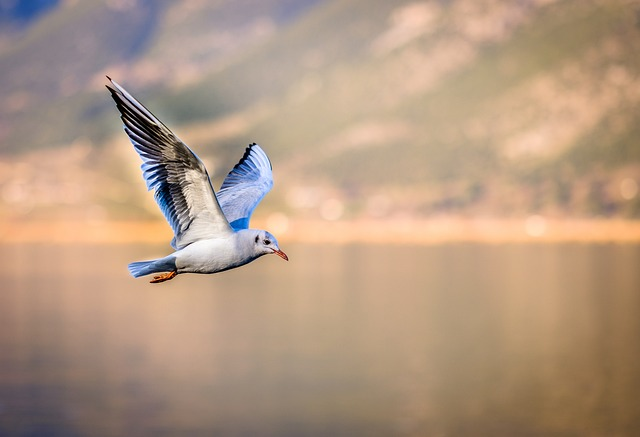
#> input picture sample.png, 640 x 437 px
$ python script.py -p sample.png -t edit.png
#> lines starting #> are read from the running program, lines starting #| are printed output that depends on the picture
from PIL import Image
from PIL import ImageDraw
from PIL import ImageFont
import argparse
import os
from datetime import datetime

fnt = ImageFont.truetype("arial.ttf", 30)

def arg_parser():
    parser = argparse.ArgumentParser(
        prog="Image Caption Slapper",
        description="Image Caption Slapper is a python script used to put caption on a image with viral funny video style",
    )
    parser.add_argument("--path", "-p", help="image path", required=True)
    parser.add_argument("--text", "-t", help="text to put in the image", required=True)
    parser.add_argument("--out", "-o", help="output file name")
    return parser.parse_args()

def editImage (imagePath, text, outputName):
#> called with imagePath = 'sample.png', text = 'edit.png'
    editImage = Image.open(imagePath)
#> editImage is the input picture: PIL image 640x437 RGB; mean R, G, B 178.8, 152.5, 130.6
    editImage = editImage.convert('RGBA')
#> editImage: PIL image 640x437 RGBA
    drawer = ImageDraw.Draw(editImage)

    imagesize = editImage.size
#> imagesize = (640, 437)
    textSize = drawer.textbbox((0,0), text, font=fnt)
#> textSize = (0, 5, 124, 34)

    targetSize = [(imagesize[0] - textSize[2]) * 0.5, imagesize[1] * 0.75]
#> targetSize = [258, 327.8]
    rectSize = [(0, imagesize[1] * 0.75), (imagesize[0], imagesize[1] * 0.84)]
#> rectSize = [(0, 327.8), (640, 367.1)]

    overlay = Image.new('RGBA', imagesize, (0,0,0) + (0,))
#> overlay: PIL image 640x437 RGBA; every value is 0
    drawOverlay = ImageDraw.Draw(overlay)
    drawOverlay.rectangle(xy=rectSize, fill=(0,0,0, 128))

    img = Image.alpha_composite(editImage, overlay)
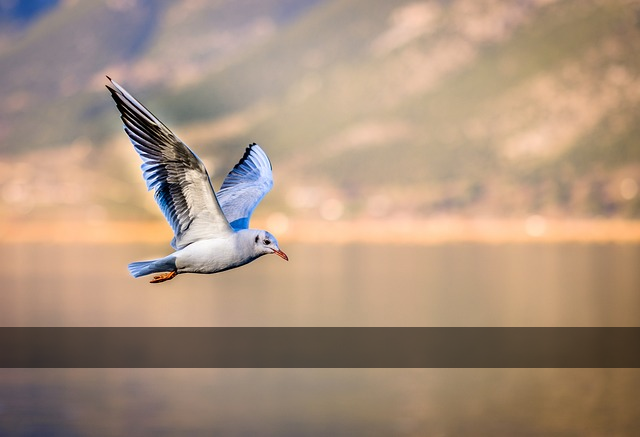
#> img: PIL image 640x437 RGBA; mean R, G, B, A 170.8, 145.7, 125.1, 255
    img = img.convert('RGB')
#> img: PIL image 640x437 RGB

    imgDrawer = ImageDraw.Draw(img)

    imgDrawer.text(targetSize, text, font=fnt, fill=(255, 255, 255, 255), align="center")
    if not outputName:
        filename, ext = outputFileName(imagePath)
        output = filename + getcurrentdate() + "." + ext
        img.save(output)
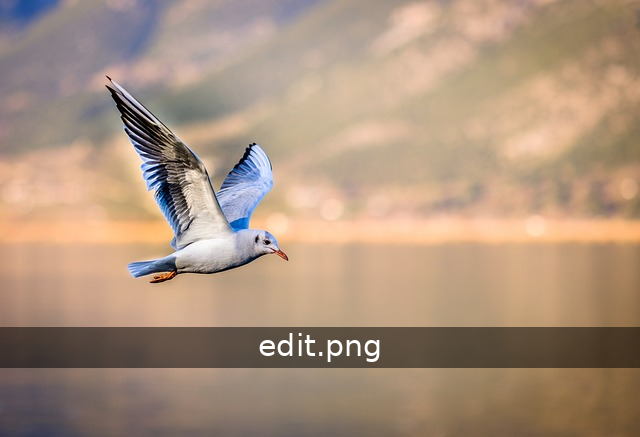
#> saved as sample20261120-9318674896.png: PIL image 640x437 RGB; mean R, G, B 171.3, 146.3, 125.7
    else:
        img.save(outputName)

def outputFileName(path):
    head, tail = os.path.split(path)
    name = tail.split(".")[0]
    ext = tail.split(".")[1]
    return name, ext

def getcurrentdate():
    now = datetime.now()
    date = str(now.year) + str(now.month) + str(now.day) + "-" + str(now.hour) + str(now.minute) + str(now.second) + str(now.microsecond)
    return date

def main():
    args = arg_parser()

    editImage(args.path, args.text, args.out)

main()
